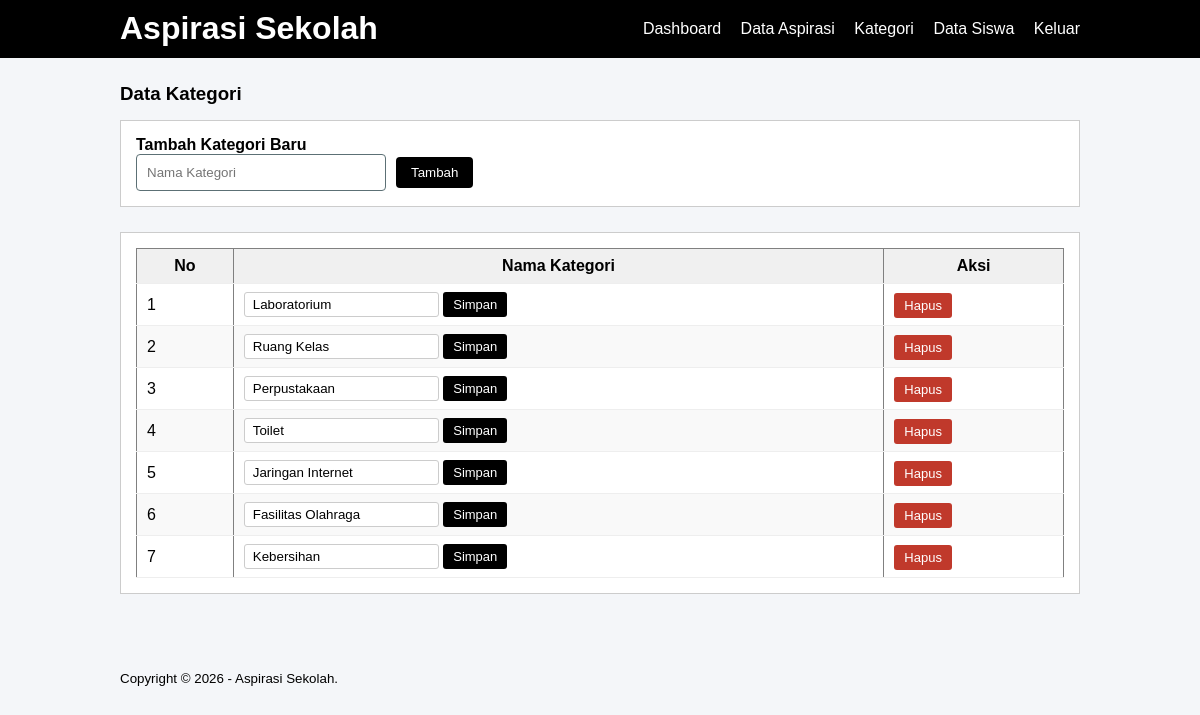
/project_p3/admin/data-kategori.php (signed in), run on the app's committed database.
### tables this page shows
CREATE TABLE `kategori` (
  `id_kategori` int(5) NOT NULL,
  `ket_kategori` varchar(30) NOT NULL
);

### project_p3/admin/data-kategori.php (the view, shortened to what this page needs)
<?php
include '../db.php';
$daftar = mysqli_query($conn, "SELECT * FROM kategori ORDER BY id_kategori ASC");
?>
<!DOCTYPE html>
<html lang="id">
<head>
    <link rel="stylesheet" href="../css/style.css">
</head>
<body>
<header>
    <div class="container">
        <h1><a href="dashboard.php">Aspirasi Sekolah</a></h1>
        <ul>
            <li><a href="dashboard.php">Dashboard</a></li>
            <li><a href="data-aspirasi.php">Data Aspirasi</a></li>
            <li><a href="data-kategori.php">Kategori</a></li>
            <li><a href="data-siswa.php">Data Siswa</a></li>
            <li><a href="../keluar.php">Keluar</a></li>
        </ul>
    </div>
</header>
<div class="section">
    <div class="container">
        <h3>Data Kategori</h3>
        <div class="box">
            <h4>Tambah Kategori Baru</h4>
            <form method="POST" style="display:flex; gap:10px; align-items:center;">
                <input type="text" name="nama_kategori" class="input-control" placeholder="Nama Kategori" style="width:250px; margin:0;" required>
                <input type="submit" name="tambah" class="btn" value="Tambah">
            </form>
        </div>
        <div class="box">
            <table class="table" border="1" cellspacing="0">
                <thead>
                    <tr>
                        <th>No</th>
                        <th>Nama Kategori</th>
                        <th>Aksi</th>
                    </tr>
                </thead>
                <tbody>
                    <?php
                    $no = 1;
                    if (mysqli_num_rows($daftar) > 0) {
                        while ($row = mysqli_fetch_array($daftar)) {
                    ?>
                    <tr>
                        <td><?php echo $no++; ?></td>
                        <td>
                            <form method="POST" style="display:inline;">
                                <input type="text" name="nama_kategori" value="<?php echo $row['ket_kategori']; ?>" style="padding:4px 8px; border:1px solid #ccc; border-radius:3px;">
                                <input type="submit" name="edit" class="btn-sm" value="Simpan">
                            </form>
                        </td>
                        <td>
                            <a href="data-kategori.php?hapus=<?php echo $row['id_kategori']; ?>"
                               class="btn-sm" style="background:#c0392b;"
                               onclick="return confirm('Hapus kategori ini?')">Hapus</a>
                        </td>
                    </tr>
                    <?php } } else { ?>
                    <tr><td colspan="3">Belum ada kategori</td></tr>
                    <?php } ?>
                </tbody>
            </table>
        </div>
    </div>
</div>
<footer><div class="container"><small>Copyright &copy; 2026 - Aspirasi Sekolah.</small></div></footer>
</body>
</html>

### project_p3/css/style.css (style rules this page uses)
* { padding: 0; margin: 0; font-family: 'Quicksand', sans-serif; }
body { background-color: #f4f6f9; }
a { color: inherit; text-decoration: none; }
.input-control { width: 100%; padding: 10px; margin-bottom: 12px; box-sizing: border-box; border: 1px solid #5c7075; border-radius: 4px; }
.btn { padding: 8px 15px; background-color: black; color: #fff; border: none; cursor: pointer; border-radius: 4px; }
.btn-sm { padding: 5px 10px; font-size: 13px; background-color: black; color: #fff; border: none; cursor: pointer; border-radius: 3px; text-decoration: none; }
header { background-color: black; color: #fff; }
header h1 { float: left; padding: 10px 0; }
header ul { float: right; }
header ul li { display: inline-block; }
header ul li a { padding: 20px 0 20px 15px; display: inline-block; }
footer { padding: 25px 0; }
.container { width: 80%; margin: 0 auto; }
.container:after { content: ''; display: block; clear: both; }
.section { padding: 25px 0; }
.box { background-color: #fff; border: 1px solid #ccc; padding: 15px; box-sizing: border-box; margin: 15px 0 25px 0; }
.box::after { content: ''; display: block; clear: both; }
.table { width: 100%; border-collapse: collapse; }
.table tr { height: 35px; }
.table tr:nth-child(even) { background-color: #f9f9f9; }
.table tr td, .table tr th { padding: 8px 10px; border-bottom: 1px solid #eee; }
.table thead tr { background-color: #f0f0f0; }

### data on the page
kategori: nama_kategori "Laboratorium"
kategori: nama_kategori "Ruang Kelas"
kategori: nama_kategori "Perpustakaan"
kategori: nama_kategori "Toilet"
kategori: nama_kategori "Jaringan Internet"
kategori: nama_kategori "Fasilitas Olahraga"
kategori: nama_kategori "Kebersihan"
